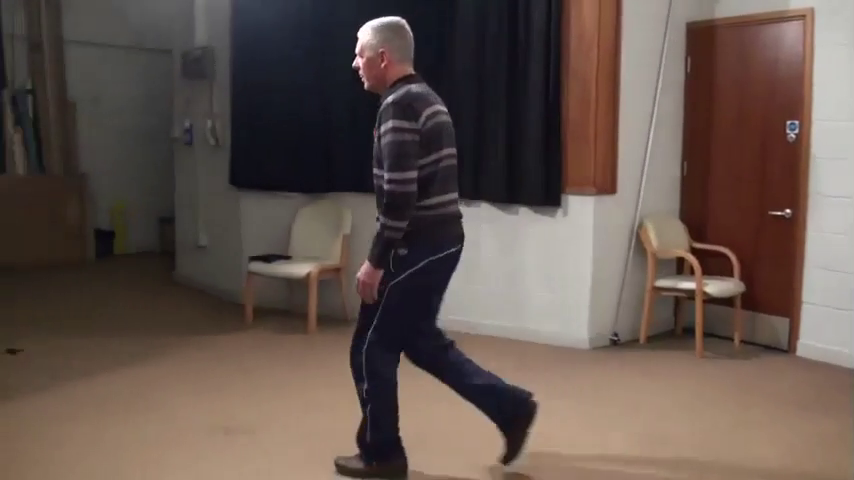
#> input picture frame 75 of frontend/public/videos/12-104704.mp4, 854 x 480 px, given in place of test_video.mp4, which was not available
$ python roi_detector.py
#> lines starting #> are read from the running program, lines starting #| are printed output that depends on the picture; after the words box and inside, x2 and y2 are one past the last pixel; in counts of white or black regions, pixels touching at a corner belong together; pictures that were not available may be replaced by others from this repository, and a replacement may not be noted
"""
Movement-Based ROI Detection Module
100% Algorithm-based (no ML/DL models)
Ported from example/ex2/src/core/hybrid_vlm_classifier.py
"""

import cv2
import numpy as np
import mediapipe as mp
from typing import Tuple, Dict, Optional
from dataclasses import dataclass


@dataclass
class ROIResult:
    """ROI Detection Result"""
    roi: Tuple[int, int, int, int]  # (x, y, w, h)
    movement_map: np.ndarray
    motion_area_ratio: float
    motion_pattern: str  # 'global' or 'localized'
    body_part: str  # 'hand', 'foot', 'fullbody', 'unknown'
    confidence: float


class MovementBasedROI:
    """
    Movement-based ROI Detector using pure computer vision algorithms
    - Frame differencing for motion detection
    - MediaPipe for body part detection
    - Contour analysis for ROI extraction
    """

    def __init__(self, fps: int = 30):
        self.fps = fps

    def detect(self, video_path: str, num_frames: int = 30) -> ROIResult:
        """
        Detect ROI from video using movement-based approach

        Args:
            video_path: Path to video file
            num_frames: Number of frames to analyze for movement map

        Returns:
            ROIResult with ROI coordinates, movement map, and metadata
        """
        # Step 1: Calculate movement map
        print("Step 1: Calculating movement map...")
        movement_map = self._calculate_movement_map(video_path, num_frames)

        # Analyze motion pattern
        adaptive_threshold = 0.05 if movement_map.mean() < 0.02 else 0.3
        motion_mask = (movement_map > adaptive_threshold).astype(np.uint8)
        motion_area_ratio = motion_mask.sum() / (movement_map.shape[0] * movement_map.shape[1])

        # Determine motion pattern
        motion_pattern = "global" if motion_area_ratio > 0.2 else "localized"

        print(f"  Motion pattern: {motion_pattern}")
        print(f"  Motion area ratio: {motion_area_ratio:.1%}")

        # Step 2: Find ROI from movement map
        print("Step 2: Finding ROI from movement...")
        roi = self._find_movement_roi(movement_map, threshold=adaptive_threshold)

        x, y, w, h = roi
        print(f"  ROI: x={x}, y={y}, w={w}, h={h}")

        # Step 3: Detect body part in ROI
        print("Step 3: Detecting body part in ROI...")
        body_part, confidence = self._detect_body_part_in_roi(video_path, roi, movement_map)

        print(f"  Body part: {body_part}")
        print(f"  Confidence: {confidence:.1%}")

        return ROIResult(
            roi=roi,
            movement_map=movement_map,
            motion_area_ratio=motion_area_ratio,
            motion_pattern=motion_pattern,
            body_part=body_part,
            confidence=confidence
        )

    def _calculate_movement_map(self, video_path: str, num_frames: int = 30) -> np.ndarray:
        """
        Calculate temporal movement map from frame differences

        Algorithm:
        1. Sample N frames from video
        2. Convert to grayscale
        3. Calculate absolute difference between consecutive frames
        4. Threshold to binary (threshold=10)
        5. Accumulate and normalize

        Args:
            video_path: Path to video file
            num_frames: Number of frames to process

        Returns:
            Movement map (H x W) with values in [0, 1]
        """
#> called with video_path = 'test_video.mp4', num_frames = 30
        cap = cv2.VideoCapture(video_path)
        if not cap.isOpened():
            raise ValueError(f"Cannot open video: {video_path}")

        width = int(cap.get(cv2.CAP_PROP_FRAME_WIDTH))
        height = int(cap.get(cv2.CAP_PROP_FRAME_HEIGHT))

        movement_map = np.zeros((height, width), dtype=np.float32)
        prev_gray = None
        count = 0

        for _ in range(num_frames):
            ret, frame = cap.read()
            if not ret:
                break

            gray = cv2.cvtColor(frame, cv2.COLOR_BGR2GRAY)

            if prev_gray is not None:
                # Frame differencing
                diff = cv2.absdiff(gray, prev_gray)
                _, thresh = cv2.threshold(diff, 10, 255, cv2.THRESH_BINARY)
                movement_map += thresh.astype(np.float32)
                count += 1

            prev_gray = gray
#> this loop made 30 passes
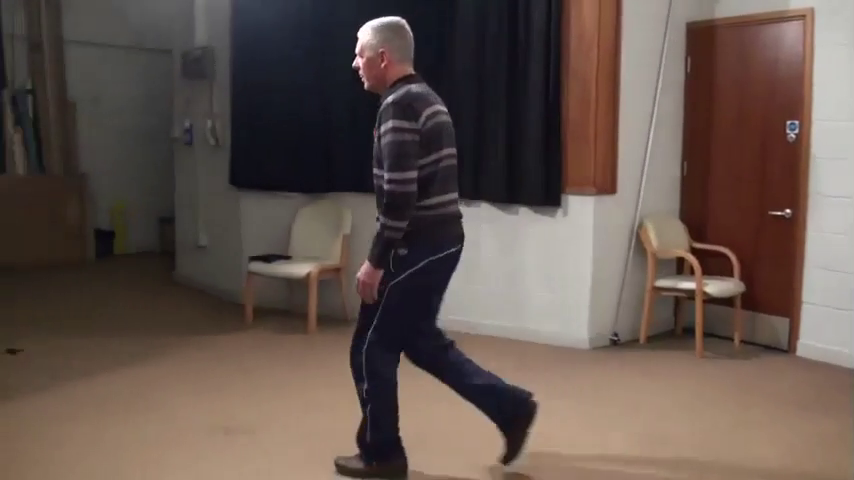
#> input picture frame 75 of frontend/public/videos/12-104704.mp4, 854 x 480 px, given in place of test_video.mp4, which was not available
#> after the loop:
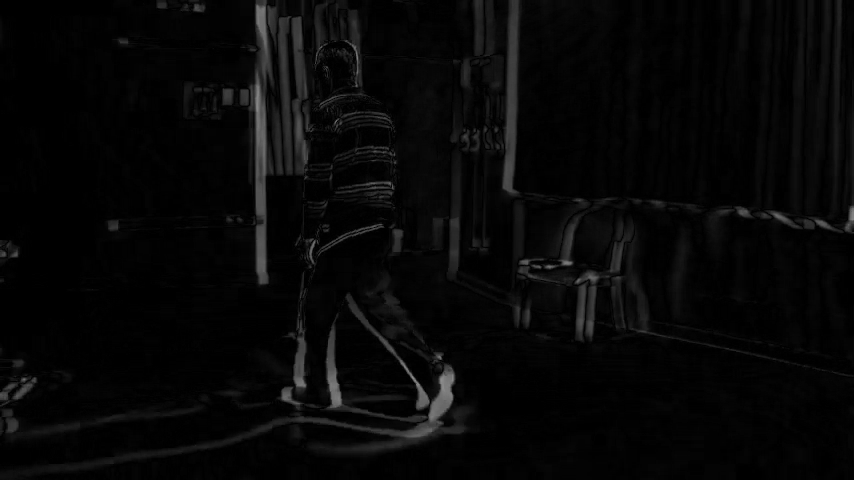
#> diff: shape (480, 854); min 0, max 141, mean 7.1
#> after the loop:
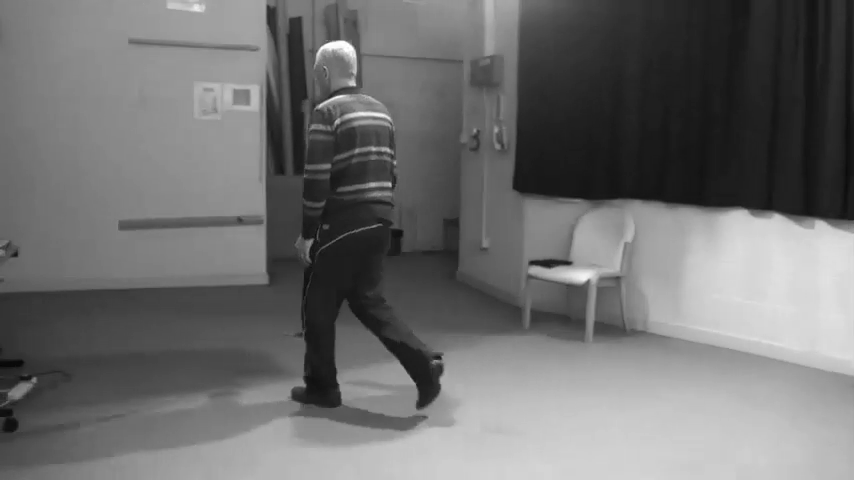
#> gray: shape (480, 854); min 5, max 255, mean 111.2
#> after the loop:
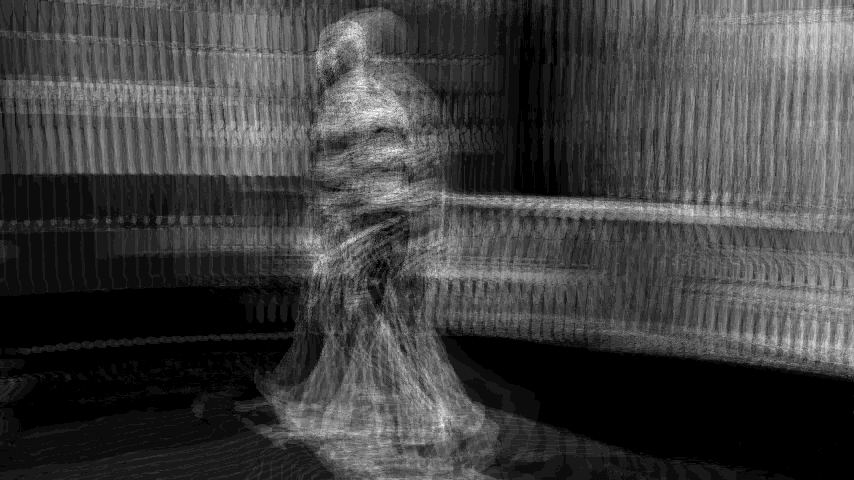
#> movement_map: shape (480, 854) float32; min 0, max 5355, mean 1347; drawn with min black and max white
#> after the loop, count = 29

        cap.release()

        # Normalize
        if count > 0:
            movement_map /= count
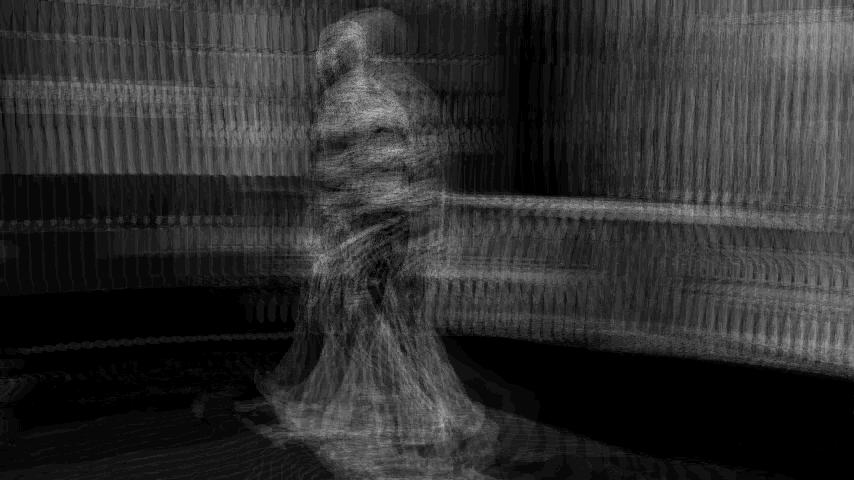
#> movement_map: shape (480, 854) float32; min 0, max 184.7, mean 46.4

        if movement_map.max() > 0:
            movement_map /= movement_map.max()
#> in detect, `adaptive_threshold = 0.05 if movement_map.mean() < 0.02 else 0.3`: adaptive_threshold = 0.3
#> in detect, `motion_mask = (movement_map > adaptive_threshold).astype(np.uint8)`:
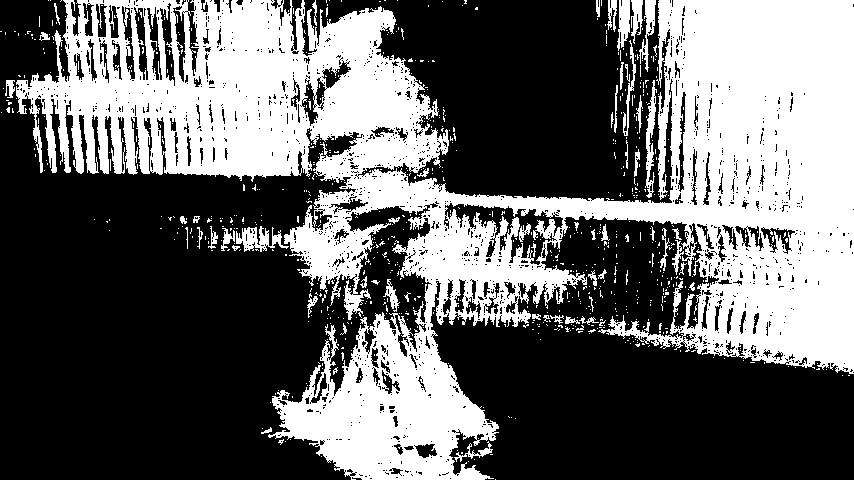
#> motion_mask: shape (480, 854); values 0 (black) and 1 (white), 39.9% white; 804 white regions (746 under 20 px), largest, box (x1, y1, x2, y2) and area: (16, 0, 854, 480) 155348, (236, 226, 289, 252) 645, (645, 80, 657, 198) 588
#> in detect, `motion_area_ratio = motion_mask.sum() / (movement_map.shape[0] * movem..`: motion_area_ratio = 0.399
#> in detect, `motion_pattern = "global" if motion_area_ratio > 0.2 else "localized"`: motion_pattern = 'global'
#|   Motion pattern: global
#|   Motion area ratio: 39.9%

        return movement_map

    def _find_movement_roi(
        self,
        movement_map: np.ndarray,
        threshold: float = 0.3,
        padding_ratio: float = 0.5
    ) -> Tuple[int, int, int, int]:
        """
        Find ROI from movement map using contour detection

        Algorithm:
        1. Threshold movement map to binary
        2. Apply morphological operations (close + open)
        3. Find contours
        4. Filter noise contours (min area = 0.01% of frame)
        5. Merge multiple contours for full-body motion (gait)
        6. Add padding
        7. Ensure minimum ROI size for MediaPipe

        Args:
            movement_map: Movement map (H x W) in [0, 1]
            threshold: Threshold for binary conversion
            padding_ratio: Padding as ratio of ROI size (0.5 = 50%)

        Returns:
            ROI as (x, y, w, h)
        """
#> called with threshold = 0.3, padding_ratio = 0.5
        binary = (movement_map > threshold).astype(np.uint8) * 255

        # Adaptive morphology kernel size
        kernel_size = (5, 5) if threshold < 0.1 else (15, 15)
#> kernel_size = (15, 15)
        kernel = cv2.getStructuringElement(cv2.MORPH_ELLIPSE, kernel_size)
        binary = cv2.morphologyEx(binary, cv2.MORPH_CLOSE, kernel)
#> binary: shape (480, 854); 53.5% white; 13 black regions, largest, box (x1, y1, x2, y2) and area: (0, 112, 346, 480) 91829, (437, 323, 854, 480) 51304, (381, 0, 634, 199) 37199
        binary = cv2.morphologyEx(binary, cv2.MORPH_OPEN, kernel)
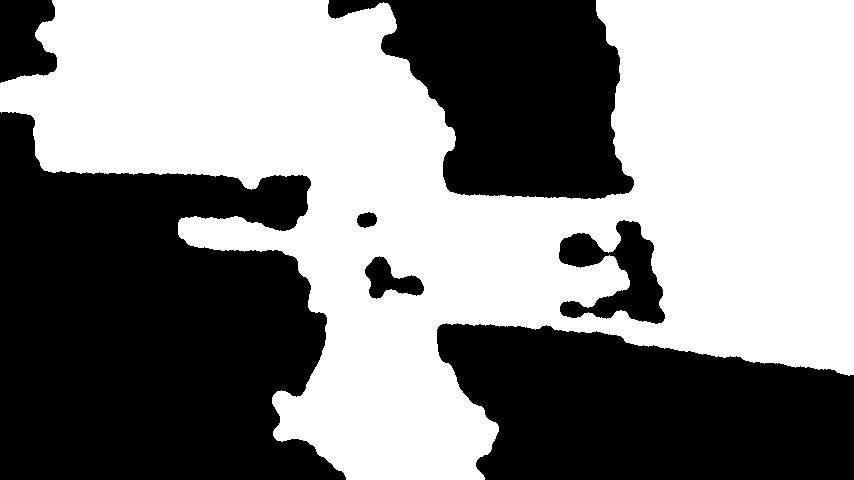
#> binary: shape (480, 854); 53.1% white; 7 black regions

        # Find contours
        contours, _ = cv2.findContours(binary, cv2.RETR_EXTERNAL, cv2.CHAIN_APPROX_SIMPLE)
#> contours = 1 contour; box (x1, y1, x2, y2) and area: (0, 0, 854, 480) 222706

        print(f"  Found {len(contours)} contours")
#|   Found 1 contours

        if len(contours) == 0:
            # Default ROI (center of frame)
            h, w = movement_map.shape
            return (w//4, h//4, w//2, h//2)

        # Filter noise contours
        frame_area = movement_map.shape[0] * movement_map.shape[1]
#> frame_area = 409920
        min_contour_area = frame_area * 0.0001  # 0.01% of frame
#> min_contour_area = 40.99
        significant_contours = [c for c in contours if cv2.contourArea(c) > min_contour_area]
#> significant_contours has the same summary as contours

        print(f"  {len(significant_contours)} significant contours")
#|   1 significant contours

        if len(significant_contours) == 0:
            h, w = movement_map.shape
            return (w//4, h//4, w//2, h//2)

        # Merge multiple contours for full-body motion (gait)
        if len(significant_contours) > 1:
            all_points = np.vstack([c for c in significant_contours])
            x, y, w, h = cv2.boundingRect(all_points)
        else:
            largest_contour = max(significant_contours, key=cv2.contourArea)
#> largest_contour = contour of 1186 points, box (x1, y1, x2, y2) (0, 0, 854, 480), area 222706
            x, y, w, h = cv2.boundingRect(largest_contour)
#> x = 0; y = 0; w = 854; h = 480

        # Add padding
        frame_height, frame_width = movement_map.shape
#> frame_height = 480; frame_width = 854
        pad_w = int(w * padding_ratio)
#> pad_w = 427
        pad_h = int(h * padding_ratio)
#> pad_h = 240

        x_new = max(0, x - pad_w)
#> x_new = 0
        y_new = max(0, y - pad_h)
#> y_new = 0
        w_new = min(frame_width - x_new, w + 2 * pad_w)
#> w_new = 854
        h_new = min(frame_height - y_new, h + 2 * pad_h)
#> h_new = 480
#> in detect, `roi = self._find_movement_roi(movement_map, threshold=adaptive_thresho..`: roi = (0, 0, 854, 480)
#> in detect, `x, y, w, h = roi`: x = 0; w = 854; h = 480
#|   ROI: x=0, y=0, w=854, h=480

        # Ensure minimum ROI size for MediaPipe
        min_size = 150
        if w_new < min_size:
            diff = min_size - w_new
            x_new = max(0, x_new - diff // 2)
            w_new = min(frame_width - x_new, min_size)
        if h_new < min_size:
            diff = min_size - h_new
            y_new = max(0, y_new - diff // 2)
            h_new = min(frame_height - y_new, min_size)

        return (x_new, y_new, w_new, h_new)

    def _detect_body_part_in_roi(
        self,
        video_path: str,
        roi: Tuple[int, int, int, int],
        movement_map: Optional[np.ndarray] = None
    ) -> Tuple[str, float]:
        """
        Detect which body part is moving in ROI using MediaPipe

        Algorithm:
        1. Extract frames from ROI
        2. Run MediaPipe Hands detection
        3. Run MediaPipe Pose detection
        4. Count hand/foot/fullbody detections
        5. Analyze movement at wrist vs ankle positions
        6. Determine body part based on detection counts

        Args:
            video_path: Path to video file
            roi: ROI coordinates (x, y, w, h)
            movement_map: Optional movement map for movement analysis

        Returns:
            Tuple of (body_part, confidence)
            body_part: 'hand', 'foot', 'fullbody', or 'unknown'
        """
#> called with video_path = 'test_video.mp4', roi = (0, 0, 854, 480)
        cap = cv2.VideoCapture(video_path)
        if not cap.isOpened():
            return "unknown", 0.0

        x, y, w, h = roi
#> x = 0; y = 0; w = 854; h = 480

        # Extract frames from ROI
        frames = []
        for _ in range(10):
            ret, frame = cap.read()
            if not ret:
                break
            roi_frame = frame[y:y+h, x:x+w]
            frames.append(roi_frame)
#> this loop made 10 passes
#> pass 3, in _detect_body_part_in_roi, `ret, frame = cap.read()`:
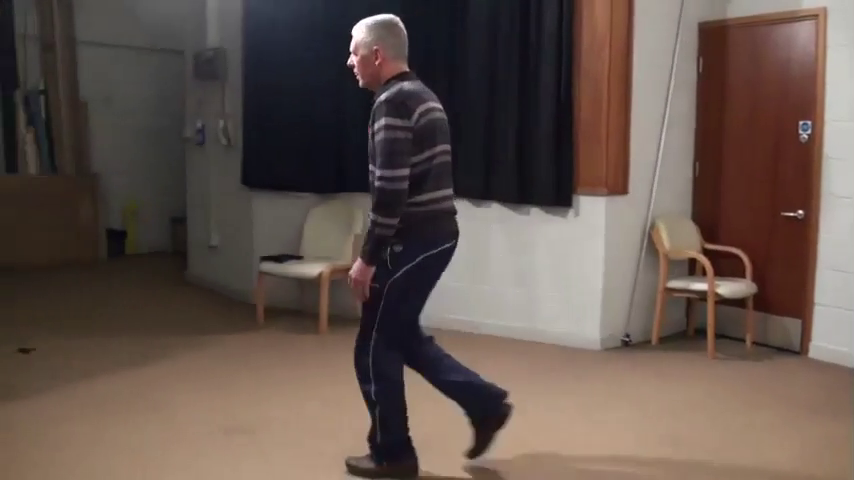
#> frame: shape (480, 854, 3); mean B, G, R 76.9, 84, 98.8
#> after the loop, frames = 10 items

        cap.release()

        if len(frames) == 0:
            return "unknown", 0.0

        # Initialize MediaPipe
        mp_hands = mp.solutions.hands
        mp_pose = mp.solutions.pose

#> (the run stopped early here; a loop or call above may not have finished)

$ run again, starting later in the video
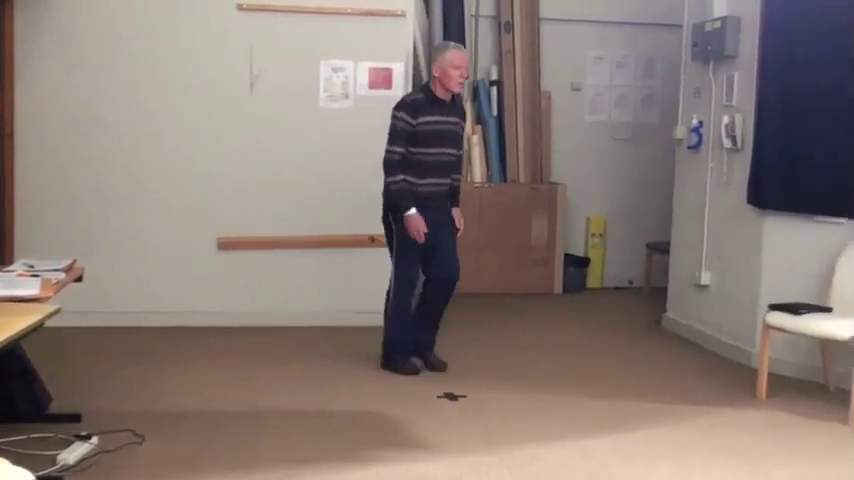
#> input picture frame 600 of frontend/public/videos/12-104704.mp4, 854 x 480 px, given in place of test_video.mp4, which was not available
#> the loop in _calculate_movement_map, `for _ in range(num_frames):` made 30 passes
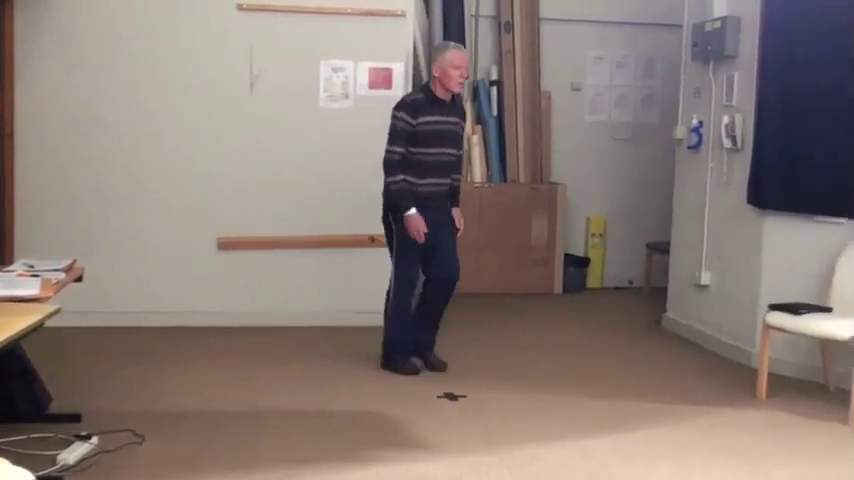
#> input picture frame 600 of frontend/public/videos/12-104704.mp4, 854 x 480 px, given in place of test_video.mp4, which was not available
#> after the loop in _calculate_movement_map, `for _ in range(num_frames):`: count = 29
#> adaptive_threshold = 0.3
#> in detect, `motion_mask = (movement_map > adaptive_threshold).astype(np.uint8)`:
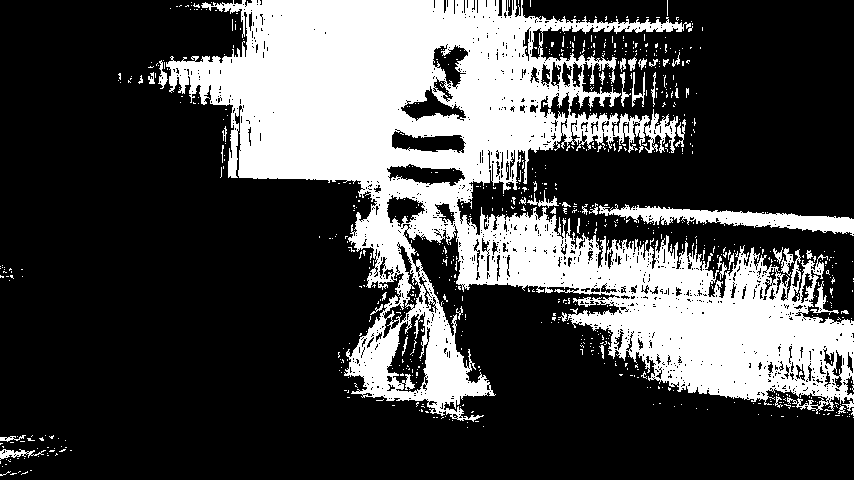
#> motion_mask: shape (480, 854); values 0 (black) and 1 (white), 28.3% white; 776 white regions (731 under 20 px), largest, box (x1, y1, x2, y2) and area: (166, 0, 854, 422) 107862, (599, 204, 854, 236) 3183, (810, 281, 839, 315) 208
#> motion_area_ratio = 0.283
#> motion_pattern = 'global'
#|   Motion pattern: global
#|   Motion area ratio: 28.3%
#> kernel_size = (15, 15)
#> contours = 4 contours; box (x1, y1, x2, y2) and area: (146, 0, 854, 420) 156286, (0, 435, 63, 480) 1710, (741, 211, 854, 235) 1498, (719, 210, 734, 225) 148
#|   Found 4 contours
#> significant_contours has the same summary as contours
#|   4 significant contours
#> all_points = contour of 1423 points, box (x1, y1, x2, y2) (0, 0, 854, 480), area 221953
#> in _find_movement_roi, `x, y, w, h = cv2.boundingRect(all_points)`: x = 0; w = 854; h = 480
#> pad_w = 427
#> pad_h = 240
#> x_new = 0
#> w_new = 854
#> h_new = 480
#> roi = (0, 0, 854, 480)
#> in detect, `x, y, w, h = roi`: x = 0; w = 854; h = 480
#|   ROI: x=0, y=0, w=854, h=480
#> in _detect_body_part_in_roi, `x, y, w, h = roi`: x = 0; w = 854; h = 480
#> the loop in _detect_body_part_in_roi, `for _ in range(10):` made 10 passes
#> pass 3, in _detect_body_part_in_roi, `ret, frame = cap.read()`:
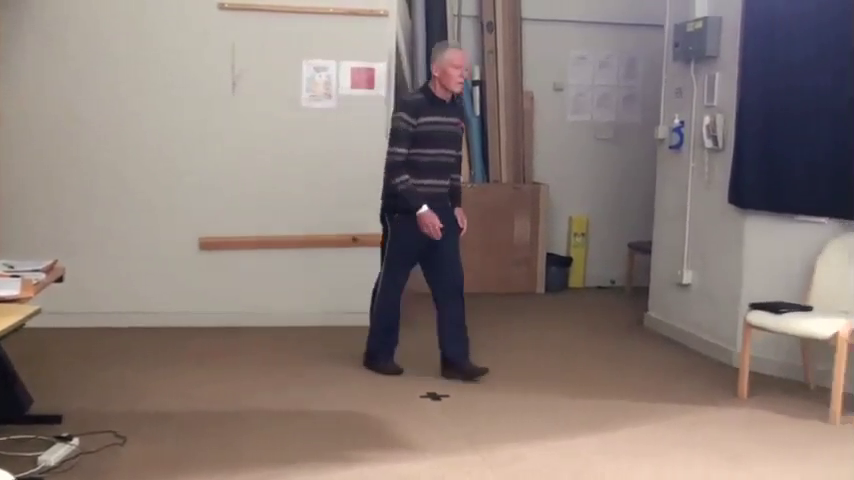
#> frame: shape (480, 854, 3); mean B, G, R 119.5, 124.8, 138.1
#> after the loop in _detect_body_part_in_roi, `for _ in range(10):`: frames = 10 items
